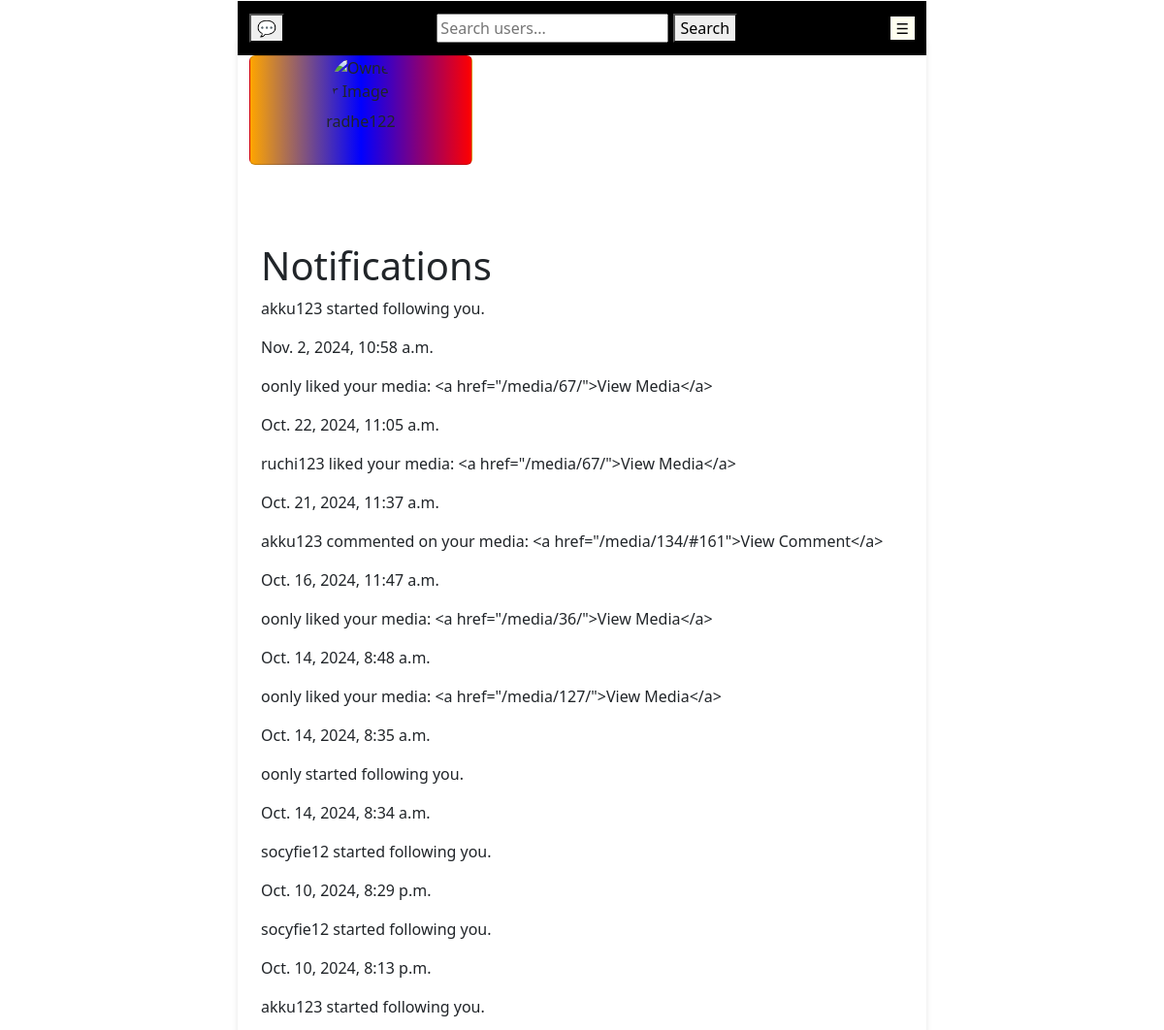
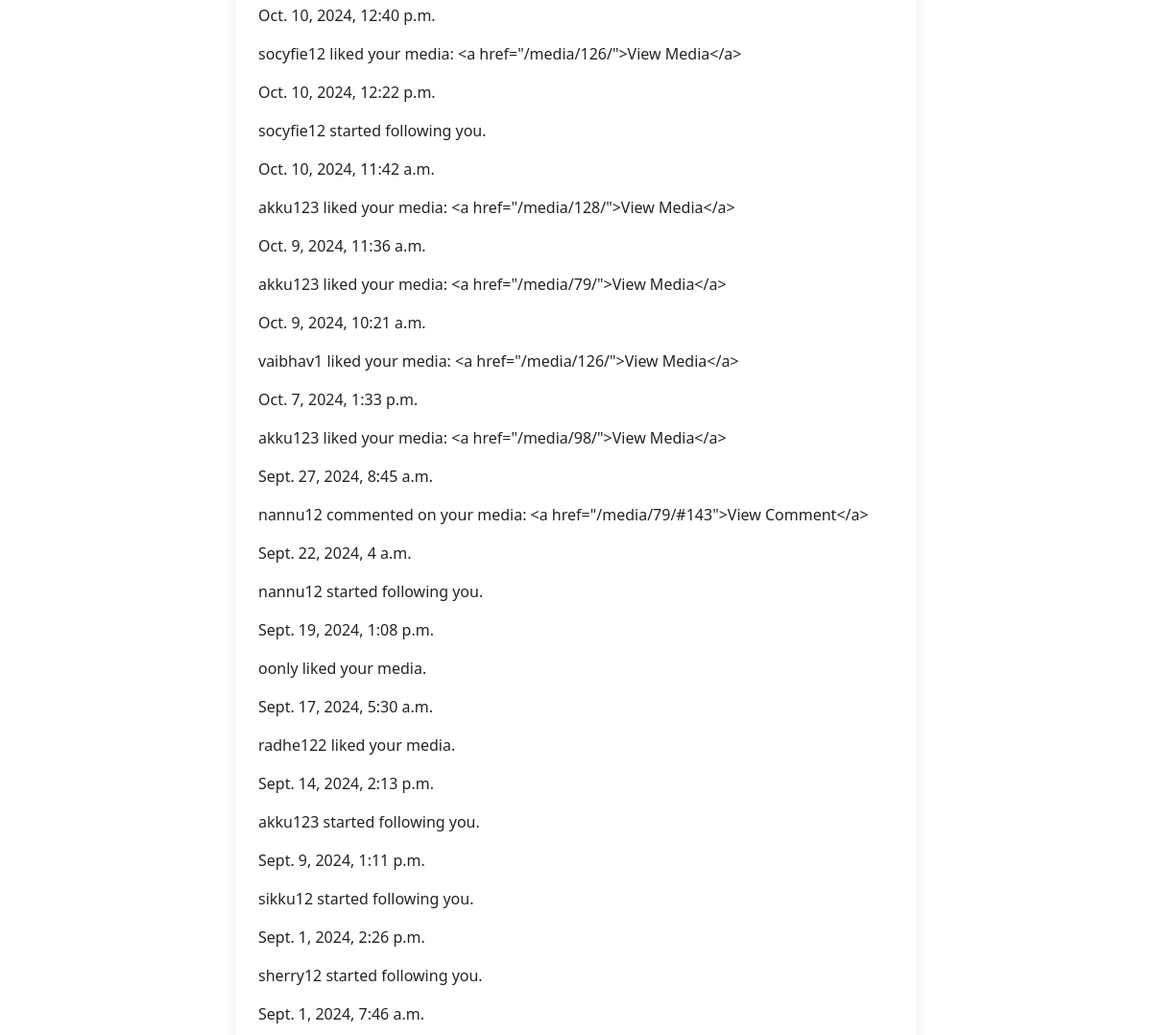
The page /profile_notifications/ (signed in, upper part) on the database as committed earlier (2 pictures, top to bottom).
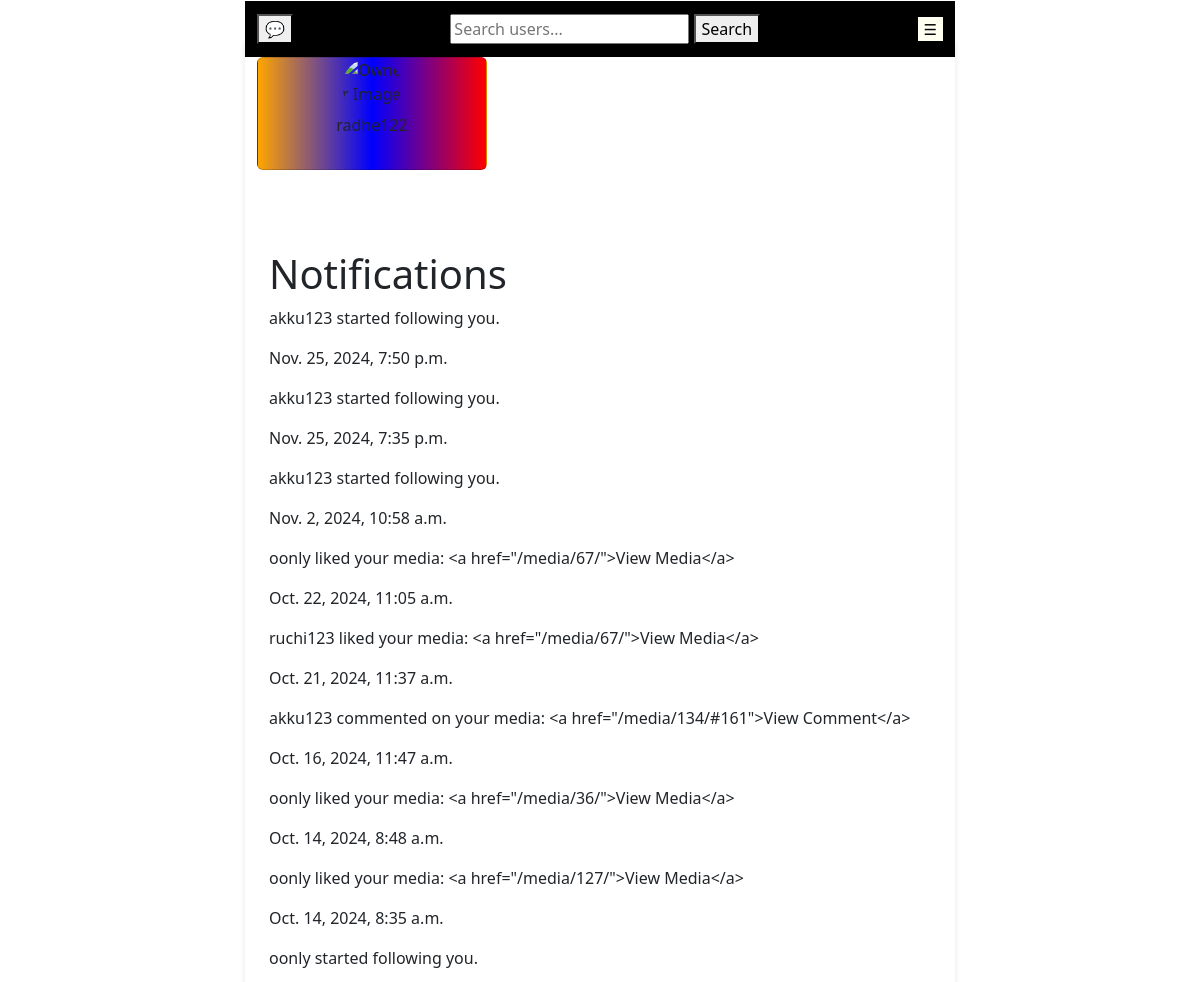
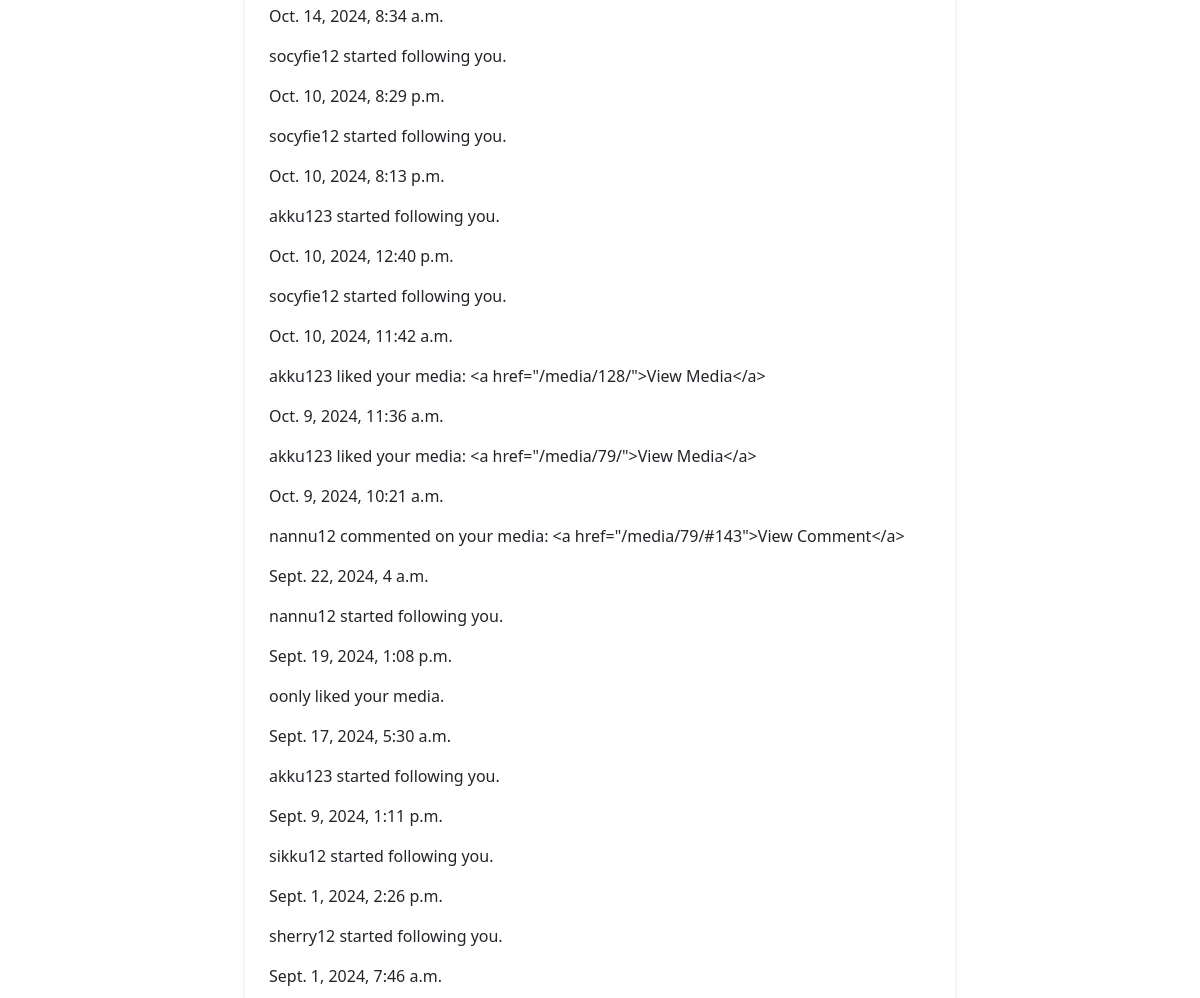
The same page on the database as committed later (2 pictures, top to bottom).
### service_auth/notion/models.py (models this page shows, shortened)
class Notification(models.Model):
    user = models.ForeignKey(AuthUser, on_delete=models.CASCADE, related_name='notifications', null = True)
    content = models.TextField()
    created_at = models.DateTimeField(auto_now_add=True)
    is_read = models.BooleanField(default=False)
    notion = models.ForeignKey('Notion', null=True, blank=True, on_delete=models.CASCADE, related_name='notifications')
    comment = models.ForeignKey('Comment', null=True, blank=True, on_delete=models.CASCADE, related_name='notifications')
    liked_by = models.ForeignKey(AuthUser, null=True, blank=True, on_delete=models.CASCADE, related_name='liked_notifications')
    related_media = models.ForeignKey(Media, on_delete=models.CASCADE, related_name='related_notifications', null=True, blank=True)
    related_audio = models.ForeignKey(Audio, on_delete=models.CASCADE, related_name='related_notifications', null=True, blank=True)  # New field for audio notifications
    related_notion = models.ForeignKey(Notion, on_delete=models.CASCADE, related_name='related_notifications', null=True, blank=True)
    related_comment = models.ForeignKey(Comment, on_delete=models.CASCADE, related_name='related_notifications', null=True, blank=True)
    related_user = models.ForeignKey(AuthUser, on_delete=models.CASCADE, related_name='related_notifications', null=True, blank=True)
    type = models.CharField(max_length=50, choices=[('follow', 'Follow'), ('like', 'Like'), ('comment', 'Comment')], null=True)

### service_auth/user_profile/views.py (the view)
# urls.py: path('profile_notifications/', views.profile_notifications, name='profile_notifications'),
@login_required
def profile_notifications(request):
    notifications = Notification.objects.filter(user=request.user).order_by('-created_at')
    paginator = Paginator(notifications, 100)
    page_number = request.GET.get('page')
    page_obj = paginator.get_page(page_number)
    return render(request, 'profile_notifications.html', {'page_obj': page_obj})

### templates/user_profile/profile_notifications.html (shortened to what this page needs)
{% extends 'landing_page.html' %}
{% block content %}
<h1>Notifications</h1>
<div>
    {% for notification in page_obj %}
        <div>
            <p>{{ notification.content }}</p>
            <p>{{ notification.created_at }}</p>
        </div>
    {% endfor %}
</div>
{% endblock %}

Rows that differ between the two databases and show on the page:
removed Notification: content "socyfie12 liked your media: <a href=\"/media/126/\">View Media</a>", created_at "Oct. 10, 2024, 12:22 p.m."
removed Notification: content "vaibhav1 liked your media: <a href=\"/media/126/\">View Media</a>", created_at "Oct. 7, 2024, 1:33 p.m."
removed Notification: content "akku123 liked your media: <a href=\"/media/98/\">View Media</a>", created_at "Sept. 27, 2024, 8:45 a.m."
removed Notification: content "radhe122 liked your media.", created_at "Sept. 14, 2024, 2:13 p.m."
added Notification: content "akku123 started following you.", created_at "Nov. 25, 2024, 7:50 p.m."
added Notification: content "akku123 started following you.", created_at "Nov. 25, 2024, 7:35 p.m."
